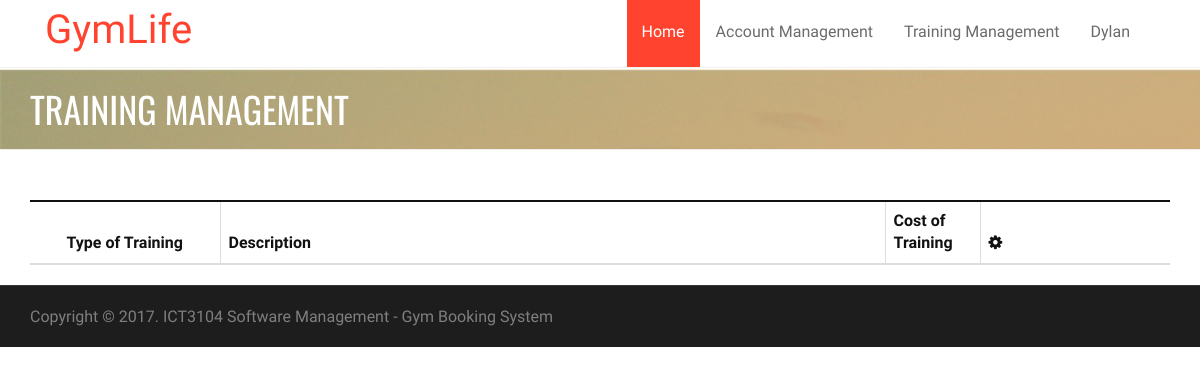
Page /admin/trainingDetails.php (signed in) on the earlier database version.
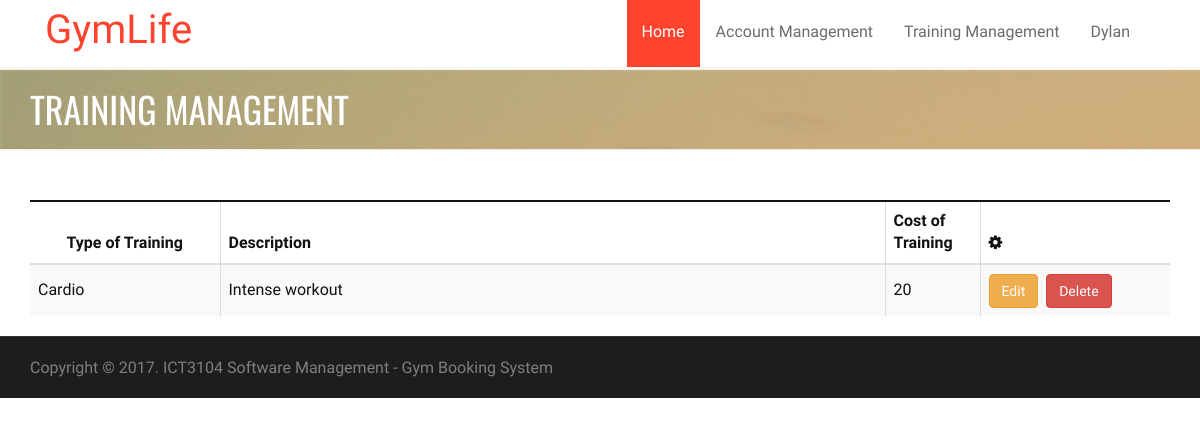
Same page on the later database version.
### tables this page shows
CREATE TABLE `trainings` (
  `trainingID` int(11) NOT NULL,
  `trainingType` varchar(255) NOT NULL,
  `description` varchar(255) NOT NULL,
  `cost` double NOT NULL
);

### db.class.php (called while the page is built, shortened)
<?php
class DB {
  protected static $mdb = null;
  public static function getMDB() {
    $mdb = DB::$mdb;
    if ($mdb === null) {
      $mdb = DB::$mdb = new MeekroDB();
    }
    return $mdb;
  }
  public static function query() { $args = func_get_args(); return call_user_func_array(array(DB::getMDB(), 'query'), $args); }
}
class MeekroDB {
  public $encoding = 'latin1';
  public $connect_options = array(MYSQLI_OPT_CONNECT_TIMEOUT => 30);
  public $internal_mysql = null;
  public function __construct($host=null, $user=null, $password=null, $dbName=null, $port=null, $encoding=null) {
    if ($encoding === null) $encoding = DB::$encoding;
    $this->encoding = $encoding;
  }
  public function get() {
    $mysql = $this->internal_mysql;
    if (!($mysql instanceof MySQLi)) {
      $mysql = new mysqli();
      foreach ($this->connect_options as $key => $value) {
        $mysql->options($key, $value);
      }
      $mysql->set_charset($this->encoding);
      $this->internal_mysql = $mysql;
    }
    return $mysql;
  }
  protected function preparseQueryParams() {
    $args = func_get_args();
    $sql = trim(strval(array_shift($args)));
    $args_all = $args;
    if (count($args_all) == 0) return array($sql);
    $chunkyQuery = array();
    return $chunkyQuery;
  }
  protected function parseQueryParams() {
    $args = func_get_args();
    $chunkyQuery = call_user_func_array(array($this, 'preparseQueryParams'), $args);
    $query = '';
    foreach ($chunkyQuery as $chunk) {
      if (is_string($chunk)) {
        $query .= $chunk;
        continue;
      }
      $result = '';
      $query .= $result;
    }
    return $query;
  }
  protected function prependCall($function, $args, $prepend) { array_unshift($args, $prepend); return call_user_func_array($function, $args); }
  public function query() { $args = func_get_args(); return $this->prependCall(array($this, 'queryHelper'), $args, 'assoc'); }
  protected function queryHelper() {
    $args = func_get_args();
    $type = array_shift($args);
    $db = $this->get();
    $is_buffered = true;
    $row_type = 'assoc';
    $full_names = false;
    $sql = call_user_func_array(array($this, 'parseQueryParams'), $args);
    $result = $db->query($sql, $is_buffered ? MYSQLI_STORE_RESULT : MYSQLI_USE_RESULT);
    $return = array();
    while ($row = ($row_type == 'assoc' ? $result->fetch_assoc() : $result->fetch_row())) {
      $return[] = $row;
    }
    return $return;
  }
}
?>

### admin/trainingDetails.php (the view, shortened to what the changed rows need)
<!doctype html>
<html lang="en">
    <head>
        <link rel="stylesheet" href="../asset/bootstrap/css/bootstrap.min.css" type="text/css">
        <link rel="stylesheet" href="../asset/font-awesome/css/font-awesome.min.css" type="text/css">
        <link rel="stylesheet" href="../asset/css/owl.carousel.css" type="text/css">
        <link rel="stylesheet" href="../asset/css/owl.theme.css" type="text/css">
        <link rel="stylesheet" href="../asset/css/owl.transitions.css" type="text/css">
        <link rel="stylesheet" type="text/css" href="../asset/css/animate.css">
        <link rel="stylesheet" type="text/css" href="../asset/css/lightbox.css">
        <link rel="stylesheet" type="text/css" href="../asset/css/style.css">
        <link rel="stylesheet" type="text/css" href="../asset/css/responsive.css">
        <link rel="stylesheet" type="text/css" href="../asset/css/table.css">
        <link rel="stylesheet" href="../asset/plugins/sweetalert-master/sweet-alert.css">
        <link rel="stylesheet" href="../asset/plugins/DataTables/css/jquery.dataTables.css">
    </head>
    <body>
        <div class="page-header">
            <div class="overlay">
                <div class="container">
                    <div class="row">
                        <div class="col-md-12">
                            <h1>Training Management</h1>
                        </div>
                    </div>
                </div>
            </div>
        </div>
        <section id="about-section" class="about-section">
            <div class="container">
                <div class="row">
                    <div class="col-md-12">
                        <div class="panel panel-default panel-table">
                            <div class="panel-body">
                                <table id="users" class="table table-striped table-bordered table-list" width="100%">
                                    <thead>
                                        <tr>
                                            <th class="col-md-2">Type of Training</th>
                                            <th class="col-md-7">Description</th>
                                            <th class="col-md-1">Cost of Training</th>
                                            <th class="col-md-2" data-sortable="false"><em class="fa fa-cog"></th>
                                        </tr>
                                    </thead>
                                    <tbody>
                                        <?php
                                        $record = DB::query("SELECT * FROM trainings");
                                        foreach ($record as $row) {
                                            echo "<tr>";
                                            echo "<td>" . $row['trainingType'] . "</td>";
                                            echo "<td>" . $row['description'] . "</td>";
                                            echo "<td>" . $row['cost'] . "</td>";
                                                                                        echo "<td>";
                                            echo "<button class='btn btn-warning' onclick=\"location.href ='editUser.php?id=" . $row['trainingID'] . "' \">Edit</button> &nbsp;";
                                            echo "<button class='btn btn-danger' onclick='dlt(\"" . $row['trainingID'] . "\")'>Delete</button>";
                                            echo "</td>";
                                            echo "</tr>";
                                        }
                                        ?>
                                    </tbody>
                                </table>
                            </div>
                        </div>
                    </div>
                </div>
            </div>
</body>
</html>

Differences in the rows shown:
added trainings: trainingType "Cardio", description "Intense workout", cost "20"
